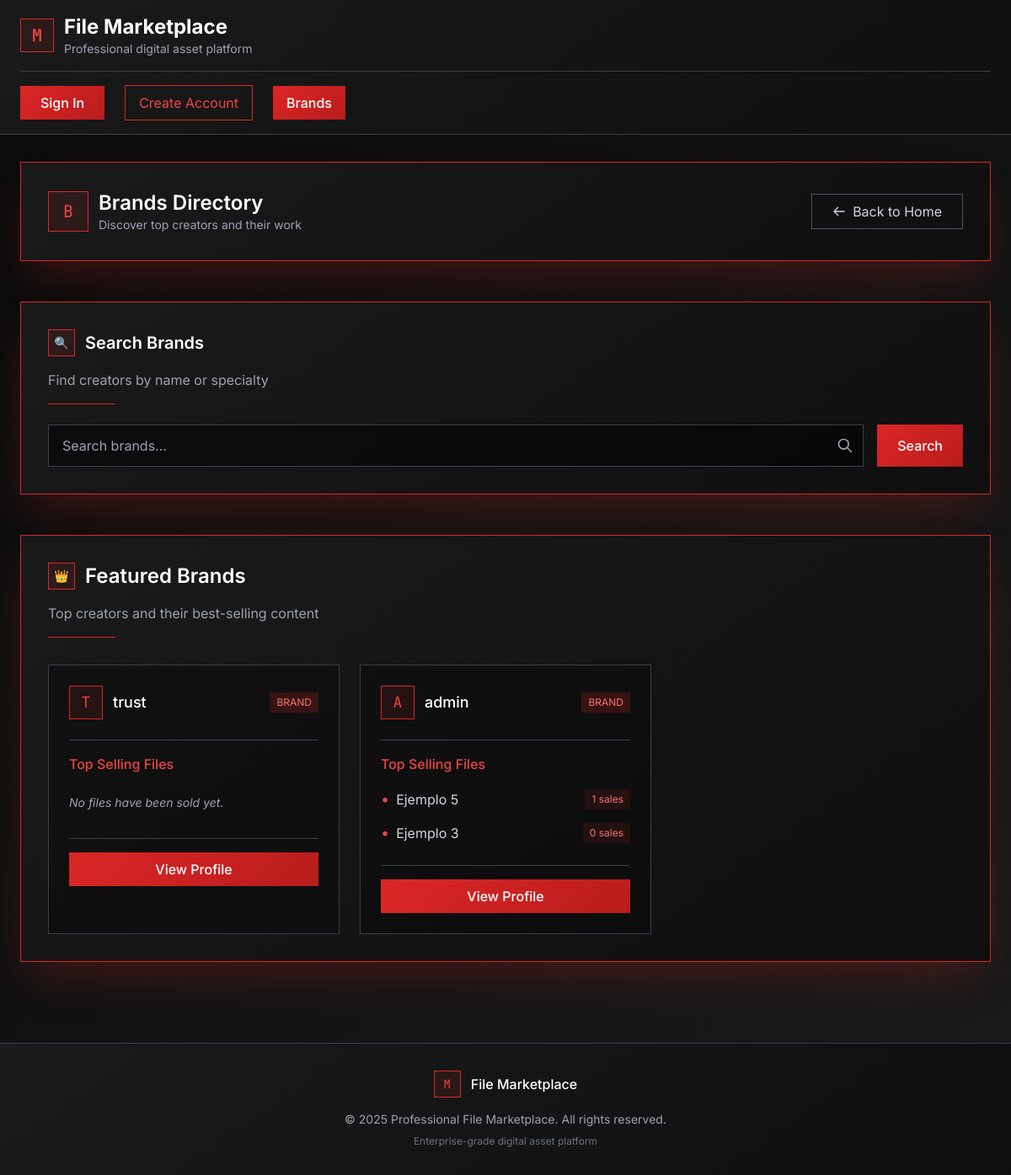
/brands/, run on the app's committed database.
### app/models.py (models this page shows, shortened)
class User(AbstractUser):
    coins = models.IntegerField(default=0)
    is_admin = models.BooleanField(default=False)
    is_brand = models.BooleanField(default=False)

class File(models.Model):
    STATUS_CHOICES = (
        ('pending', 'Pending'),
        ('approved', 'Approved'),
        ('rejected', 'Rejected'),
        )
    title = models.CharField(max_length=255)
    description = models.TextField()
    file = models.FileField(storage=protected_storage, upload_to='')
    image = models.ImageField(upload_to='file_images/', blank=True, null=True)
    price = models.IntegerField()
    uploader = models.ForeignKey(User, on_delete=models.CASCADE, related_name='uploaded_files')
    status = models.CharField(max_length=10, choices=STATUS_CHOICES, default='pending')
    is_approved = models.BooleanField(default=False)
    upload_date = models.DateTimeField(default=timezone.now)

### app/views.py (the view)
# urls.py: path('brands/', views.brand_list_view, name='brand_list'),
def brand_list_view(request):
    query = request.GET.get('q', '')
    brands = User.objects.filter(is_brand=True)
    if query:
        brands = brands.filter(username__icontains=query)
    for brand in brands:
        top_files = (
            File.objects
            .filter(uploader=brand)
            .annotate(purchases=Count('purchase'))
            .order_by('-purchases')[:3]
        )
        brand.top_files = top_files
    return render(request, 'brands.html', {
        'brands': brands,
        'query': query,
    })

### templates/brands.html (shortened to what this page needs)
{% load static %}
<!DOCTYPE html>
<html lang="es" class="dark">
<head>
    <script src="https://cdn.tailwindcss.com"></script>
</head>
<body class="min-h-screen text-white font-sans" style="background: linear-gradient(135deg, #0a0a0a 0%, #1a1a1a 100%);">
    <header class="border-b border-gray-700 backdrop-blur-sm" style="background: linear-gradient(145deg, #1a1a1a 0%, #0f0f0f 100%); border-bottom: 1px solid #374151;">
        <div class="max-w-7xl mx-auto px-6 py-4">
            <div class="flex items-center justify-between mb-4">
                <div class="flex items-center space-x-3">
                    <div class="w-10 h-10 bg-red-600 bg-opacity-10 border border-red-600 flex items-center justify-center">
                        <span class="text-red-500 text-xl font-mono font-bold">M</span>
                    </div>
                    <div>
                        <h1 class="text-2xl font-sans font-bold text-white">File Marketplace</h1>
                        <p class="text-gray-400 text-sm font-sans">Professional digital asset platform</p>
                    </div>
                </div>
            </div>
            <nav class="border-t border-gray-700 pt-4">
                <ul class="flex flex-wrap items-center gap-6">
                    {% if user.is_authenticated %}
                        <li>
                            <a href="{% url 'upload' %}" class="inline-flex items-center px-4 py-2 bg-transparent border border-gray-600 text-gray-300 hover:text-white hover:border-red-500 transition-all duration-300">
                                <span class="mr-2">+</span> Upload File
                            </a>
                        </li>
                        <li>
                            <a href="{% url 'user_profile' user.username %}" class="inline-flex items-center px-4 py-2 border border-gray-600 text-gray-300 hover:text-white hover:border-red-500 transition-all duration-300">
                                My Profile
                            </a>
                        </li>
                        <li>
                            <a href="{% url 'logout' %}" class="inline-flex items-center px-4 py-2 text-gray-400 hover:text-red-400 transition-colors duration-300">
                                Sign Out
                            </a>
                        </li>
                    {% else %}
                        <li>
                            <a href="{% url 'login' %}" class="inline-flex items-center px-6 py-2 bg-red-600 hover:bg-red-700 text-white font-medium transition-all duration-300 transform hover:scale-105" style="background: linear-gradient(135deg, #dc2626 0%, #b91c1c 100%);">
                                Sign In
                            </a>
                        </li>
                        <li>
                            <a href="{% url 'register' %}" class="inline-flex items-center px-4 py-2 border border-red-600 text-red-500 hover:bg-red-600 hover:text-white transition-all duration-300">
                                Create Account
                            </a>
                        </li>
                    {% endif %}
                    <li>
                        <a href="{% url 'brand_list' %}" class="inline-flex items-center px-4 py-2 bg-red-600 text-white font-medium transition-all duration-300" style="background: linear-gradient(135deg, #dc2626 0%, #b91c1c 100%);">
                            Brands
                        </a>
                    </li>
                </ul>
            </nav>
        </div>
    </header>
    <main class="max-w-7xl mx-auto px-6 py-8 space-y-12">
        <section class="bg-gray-900 p-8 border border-red-600 shadow-2xl" style="background: linear-gradient(145deg, #1a1a1a 0%, #0f0f0f 100%); border-color: #dc2626; box-shadow: 0 25px 50px -12px rgba(220, 38, 38, 0.25);">
            <div class="flex flex-col sm:flex-row sm:items-center sm:justify-between gap-6">
                <div class="flex items-center space-x-3">
                    <div class="w-12 h-12 bg-red-600 bg-opacity-10 border border-red-600 flex items-center justify-center">
                        <span class="text-red-500 text-xl font-mono">B</span>
                    </div>
                    <div>
                        <h1 class="text-2xl font-sans font-semibold text-white">Brands Directory</h1>
                        <p class="text-gray-400 font-sans text-sm">Discover top creators and their work</p>
                    </div>
                </div>
                <a href="{% url 'landing' %}" class="inline-flex items-center px-6 py-2 border border-gray-600 text-gray-300 hover:text-white hover:border-red-500 transition-all duration-300">
                    <svg xmlns="http://www.w3.org/2000/svg" class="h-4 w-4 mr-2" fill="none" viewBox="0 0 24 24" stroke="currentColor">
                        <path stroke-linecap="round" stroke-linejoin="round" stroke-width="2" d="M10 19l-7-7m0 0l7-7m-7 7h18" />
                    </svg>
                    Back to Home
                </a>
            </div>
        </section>
        <section class="bg-gray-900 p-8 border border-red-600 shadow-2xl" style="background: linear-gradient(145deg, #1a1a1a 0%, #0f0f0f 100%); border-color: #dc2626; box-shadow: 0 25px 50px -12px rgba(220, 38, 38, 0.25);">
            <div class="mb-6">
                <div class="flex items-center space-x-3 mb-4">
                    <div class="w-8 h-8 bg-red-600 bg-opacity-10 border border-red-600 flex items-center justify-center">
                        <span class="text-red-500 text-sm font-mono">🔍</span>
                    </div>
                    <h2 class="text-xl font-sans font-semibold text-white">Search Brands</h2>
                </div>
                <p class="text-gray-400 font-sans mb-4">Find creators by name or specialty</p>
                <div class="w-20 h-px bg-red-600"></div>
            </div>
            <form method="get" class="flex flex-col sm:flex-row gap-4">
                <div class="relative flex-1">
                    <input
                        type="text"
                        name="q"
                        value="{{ query }}"
                        placeholder="Search brands..."
                        class="w-full bg-black bg-opacity-50 border border-gray-700 text-white font-sans py-3 px-4 pr-10 focus:outline-none focus:border-red-500 transition-all duration-300"
                    >
                    <div class="absolute inset-y-0 right-0 flex items-center pr-3 pointer-events-none">
                        <svg xmlns="http://www.w3.org/2000/svg" class="h-5 w-5 text-gray-400" fill="none" viewBox="0 0 24 24" stroke="currentColor">
                            <path stroke-linecap="round" stroke-linejoin="round" stroke-width="2" d="M21 21l-6-6m2-5a7 7 0 11-14 0 7 7 0 0114 0z" />
                        </svg>
                    </div>
                </div>
                <button
                    type="submit"
                    class="bg-red-600 hover:bg-red-700 text-white font-sans font-medium py-3 px-6 transition-all duration-300 transform hover:scale-[1.02] active:scale-[0.98]"
                    style="background: linear-gradient(135deg, #dc2626 0%, #b91c1c 100%);"
                >
                    Search
                </button>
            </form>
        </section>
        <section class="bg-gray-900 p-8 border border-red-600 shadow-2xl" style="background: linear-gradient(145deg, #1a1a1a 0%, #0f0f0f 100%); border-color: #dc2626; box-shadow: 0 25px 50px -12px rgba(220, 38, 38, 0.25);">
            <div class="mb-8">
                <div class="flex items-center space-x-3 mb-4">
                    <div class="w-8 h-8 bg-red-600 bg-opacity-10 border border-red-600 flex items-center justify-center">
                        <span class="text-red-500 text-sm font-mono">👑</span>
                    </div>
                    <h2 class="text-2xl font-sans font-semibold text-white">Featured Brands</h2>
                </div>
                <p class="text-gray-400 font-sans mb-4">Top creators and their best-selling content</p>
                <div class="w-20 h-px bg-red-600"></div>
            </div>
            <div class="grid gap-6 md:grid-cols-2 lg:grid-cols-3">
                {% for brand in brands %}
                    <div class="bg-black bg-opacity-30 border border-gray-700 p-6 hover:border-red-500 transition-all duration-300 transform hover:scale-105" style="background: rgba(0, 0, 0, 0.3);">
                        <div class="flex items-center justify-between mb-6">
                            <div class="flex items-center">
                                <div class="w-10 h-10 bg-red-600 bg-opacity-10 border border-red-600 flex items-center justify-center mr-3">
                                    <span class="text-red-500 text-lg font-mono">{{ brand.username|first|upper }}</span>
                                </div>
                                <a href="{% url 'user_profile' brand.username %}" class="text-white hover:text-red-400 transition-colors duration-200 font-sans font-medium text-lg">
                                    {{ brand.username }}
                                </a>
                            </div>
                            <span class="bg-red-600 bg-opacity-20 text-red-400 text-xs px-2 py-1 font-sans">BRAND</span>
                        </div>
                        <div class="border-t border-gray-700 pt-4">
                            <h3 class="text-red-500 font-sans font-medium mb-4">Top Selling Files</h3>
                            <ul class="space-y-3">
                                {% for file in brand.top_files %}
                                    <li class="flex items-center justify-between">
                                        <div class="flex items-center">
                                            <span class="text-red-500 mr-2 text-lg">•</span>
                                            <span class="text-gray-300 font-sans">{{ file.title }}</span>
                                        </div>
                                        <span class="bg-red-600 bg-opacity-10 text-red-400 text-xs px-2 py-1 font-sans">{{ file.purchases }} sales</span>
                                    </li>
                                {% empty %}
                                    <li class="text-gray-400 text-sm font-sans italic py-2">
                                        No files have been sold yet.
                                    </li>
                                {% endfor %}
                            </ul>
                        </div>
                        <div class="mt-6 pt-4 border-t border-gray-700">
                            <a href="{% url 'user_profile' brand.username %}" class="inline-block w-full text-center bg-red-600 hover:bg-red-700 text-white font-sans font-medium py-2 px-4 transition-all duration-300" style="background: linear-gradient(135deg, #dc2626 0%, #b91c1c 100%);">
                                View Profile
                            </a>
                        </div>
                    </div>
                {% endfor %}
            </div>
        </section>
    </main>
    <footer class="border-t border-gray-700 mt-16" style="background: linear-gradient(145deg, #1a1a1a 0%, #0f0f0f 100%);">
        <div class="max-w-7xl mx-auto px-6 py-8">
            <div class="text-center">
                <div class="flex items-center justify-center space-x-3 mb-4">
                    <div class="w-8 h-8 bg-red-600 bg-opacity-10 border border-red-600 flex items-center justify-center">
                        <span class="text-red-500 text-sm font-mono">M</span>
                    </div>
                    <span class="text-white font-sans font-medium">File Marketplace</span>
                </div>
                <p class="text-gray-400 text-sm font-sans">&copy; 2025 Professional File Marketplace. All rights reserved.</p>
                <p class="text-gray-500 text-xs font-sans mt-2">Enterprise-grade digital asset platform</p>
            </div>
        </div>
    </footer>
</body>
</html>

### templates/brands.html (style rules this page uses)
body { font-family: 'Inter', system-ui, sans-serif; }
* { transition: color 0.2s ease, background-color 0.2s ease, border-color 0.2s ease; }

### data on the page
User: username|first "T", username "trust"
User: username|first "A", username "admin"
File: title "Ejemplo 5", purchases "1"
File: title "Ejemplo 3", purchases "0"
